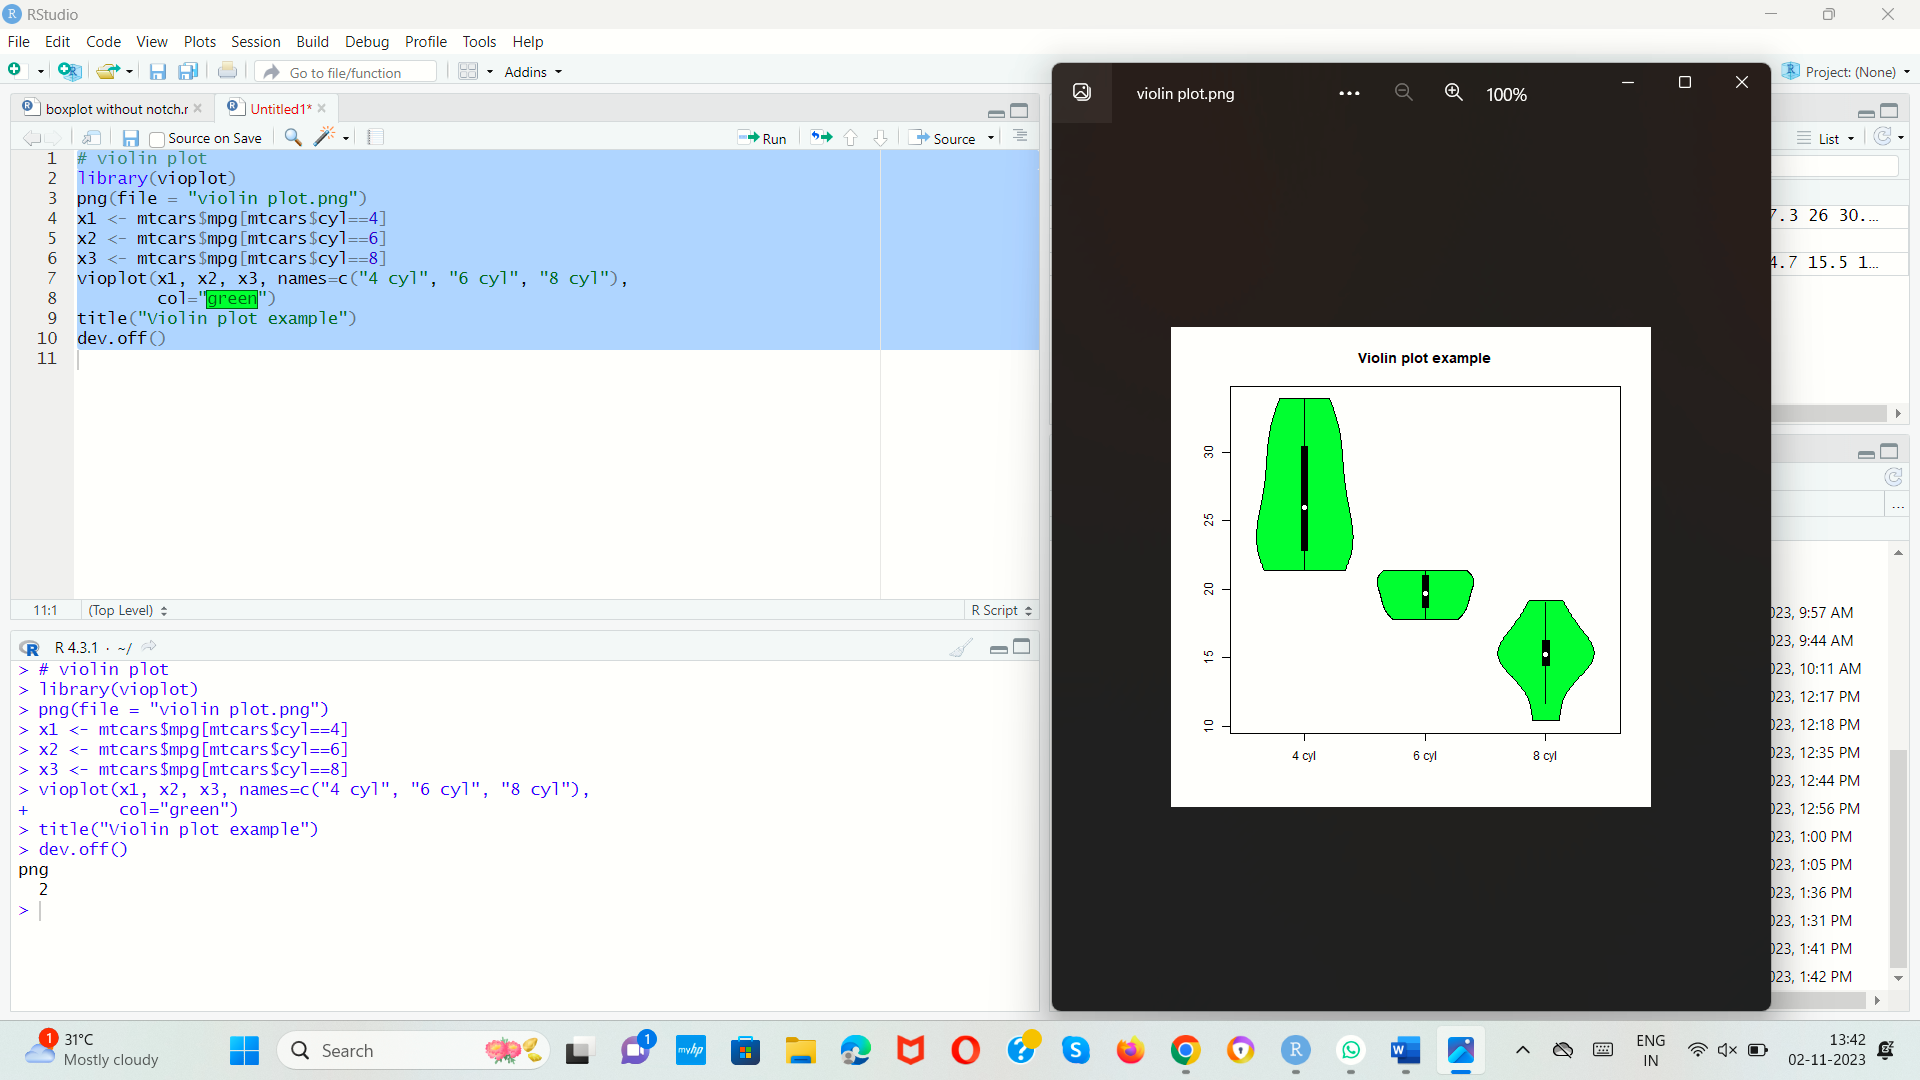

The script that saved this image:
# violin plot   
library(vioplot)  
png(file = "violin plot.png")  
x1 <- mtcars$mpg[mtcars$cyl==4]  
x2 <- mtcars$mpg[mtcars$cyl==6]  
x3 <- mtcars$mpg[mtcars$cyl==8]  
vioplot(x1, x2, x3, names=c("4 cyl", "6 cyl", "8 cyl"),  
        col="green")  
title("Violin plot example")  
dev.off()  
